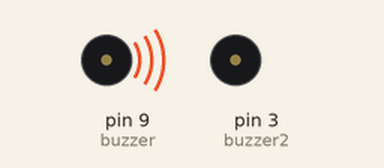
The sketch below on a simulated Arduino Uno, built with avr-gcc and run on an emulated ATmega328P. On the bench: buzzer (waves = sounding, pin HIGH).

Above: at 0.2 s.
At 6.65 s:
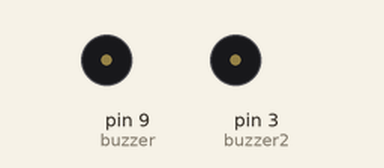
Timing chart, 0 to 10.8 s (numbered marks = the images above):
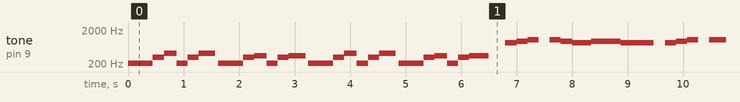

Measured:
- by itself, tone on pin 9 (buzzer): plays 208 Hz for 0.45 s, 311 Hz for 0.20 s, 415 Hz for 0.23 s, 208 Hz for 0.20 s, 311 Hz for 0.20 s, 415 Hz for 0.30 s … (373 notes in this stretch)

The sketch:

linus_lucy.ino
```cpp
#define NOTE_B0 31
#define NOTE_C1 33
#define NOTE_CS1 35
#define NOTE_D1 37
#define NOTE_DS1 39
#define NOTE_E1 41
#define NOTE_F1 44
#define NOTE_FS1 46
#define NOTE_G1 49
#define NOTE_GS1 52
#define NOTE_A1 55
#define NOTE_AS1 58
#define NOTE_B1 62
#define NOTE_C2 65
#define NOTE_CS2 69
#define NOTE_D2 73
#define NOTE_DS2 78
#define NOTE_E2 82
#define NOTE_F2 87
#define NOTE_FS2 93
#define NOTE_G2 98
#define NOTE_GS2 104
#define NOTE_A2 110
#define NOTE_AS2 117
#define NOTE_B2 123
#define NOTE_C3 131
#define NOTE_CS3 139
#define NOTE_D3 147
#define NOTE_DS3 156
#define NOTE_E3 165
#define NOTE_F3 175
#define NOTE_FS3 185
#define NOTE_G3 196
#define NOTE_GS3 208
#define NOTE_A3 220
#define NOTE_AS3 233
#define NOTE_B3 247
#define NOTE_C4 262
#define NOTE_CS4 277
#define NOTE_D4 294
#define NOTE_DS4 311
#define NOTE_E4 330
#define NOTE_F4 349
#define NOTE_FS4 370
#define NOTE_G4 392
#define NOTE_GS4 415
#define NOTE_A4 440
#define NOTE_AS4 466
#define NOTE_B4 494
#define NOTE_C5 523
#define NOTE_CS5 554
#define NOTE_D5 587
#define NOTE_DS5 622
#define NOTE_E5 659
#define NOTE_F5 698
#define NOTE_FS5 740
#define NOTE_G5 784
#define NOTE_GS5 831
#define NOTE_A5 880
#define NOTE_AS5 932
#define NOTE_B5 988
#define NOTE_C6 1047
#define NOTE_CS6 1109
#define NOTE_D6 1175
#define NOTE_DS6 1245
#define NOTE_E6 1319
#define NOTE_F6 1397
#define NOTE_FS6 1480
#define NOTE_G6 1568
#define NOTE_GS6 1661
#define NOTE_A6 1760
#define NOTE_AS6 1865
#define NOTE_B6 1976
#define NOTE_C7 2093
#define NOTE_CS7 2217
#define NOTE_D7 2349
#define NOTE_DS7 2489
#define NOTE_E7 2637
#define NOTE_F7 2794
#define NOTE_FS7 2960
#define NOTE_G7 3136
#define NOTE_GS7 3322
#define NOTE_A7 3520
#define NOTE_AS7 3729
#define NOTE_B7 3951
#define NOTE_C8 4186
#define NOTE_CS8 4435
#define NOTE_D8 4699
#define NOTE_DS8 4978
int buzzer = 9;
int buzzer2 = 3;
void setup()
{
	pinMode(buzzer, OUTPUT);
	pinMode(buzzer2, OUTPUT);
}

void loop()
{
	// baritone intro:
	tone(buzzer, NOTE_GS3);
	delay(450);
	tone(buzzer, NOTE_DS4);
	delay(200);
	tone(buzzer, NOTE_GS4);
	delay(225);
	tone(buzzer, NOTE_GS3);
	delay(200);
	tone(buzzer, NOTE_DS4);
	delay(200);
	tone(buzzer, NOTE_GS4);
	delay(300);
	noTone(buzzer);
	delay(50);
	tone(buzzer, NOTE_GS3);
	delay(450);
	tone(buzzer, NOTE_DS4);
	delay(200);
	tone(buzzer, NOTE_F4);
	delay(225);
	tone(buzzer, NOTE_GS3);
	delay(200);
	tone(buzzer, NOTE_DS4);
	delay(200);
	tone(buzzer, NOTE_F4);
	delay(300);
	noTone(buzzer);
	delay(50);
	tone(buzzer, NOTE_GS3);
	delay(450);
	tone(buzzer, NOTE_DS4);
	delay(200);
	tone(buzzer, NOTE_GS4);
	delay(225);
	tone(buzzer, NOTE_GS3);
	delay(200);
	tone(buzzer, NOTE_DS4);
	delay(200);
	tone(buzzer, NOTE_GS4);
	delay(300);
	noTone(buzzer);
	delay(50);
	tone(buzzer, NOTE_GS3);
	delay(450);
	tone(buzzer, NOTE_DS4);
	delay(200);
	tone(buzzer, NOTE_F4);
	delay(225);
	tone(buzzer, NOTE_GS3);
	delay(200);
	tone(buzzer, NOTE_DS4);
	delay(200);
	tone(buzzer, NOTE_F4);
	delay(350);
		noTone(buzzer);
	delay(300);
	// giddy tune:
	tone(buzzer, NOTE_GS5);
	delay(200);
	tone(buzzer, NOTE_AS5);
	delay(200);
	tone(buzzer, NOTE_C6);
	delay(200);
	noTone(buzzer);
	delay(200);
	tone(buzzer, NOTE_C6);
	delay(200);
	tone(buzzer, NOTE_AS5);
	delay(200);
	tone(buzzer, NOTE_GS5);
	delay(350);
	// --------
	tone(buzzer, NOTE_AS5);
	delay(525);
	tone(buzzer, NOTE_GS5);
	delay(600);
	noTone(buzzer);
	delay(200);
	tone(buzzer, NOTE_GS5);
	delay(200);
	tone(buzzer, NOTE_AS5);
	delay(200);
	tone(buzzer, NOTE_C6);
	delay(200);
	noTone(buzzer);
	delay(200);
	tone(buzzer, NOTE_C6);
	delay(1000);
	noTone(buzzer);
	delay(300);
	// repeat whole pattern with slight change:
	tone(buzzer, NOTE_GS5);
	delay(200);
	tone(buzzer, NOTE_AS5);
	delay(200);
	tone(buzzer, NOTE_C6);
	delay(200);
	noTone(buzzer);
	delay(200);
	tone(buzzer, NOTE_C6);
	delay(200);
	tone(buzzer, NOTE_AS5);
	delay(200);
	tone(buzzer, NOTE_GS5);
	delay(350);
	// --------
	tone(buzzer, NOTE_AS5);
	delay(525);
	tone(buzzer, NOTE_GS5);
	delay(600);
	noTone(buzzer);
	delay(200);
	tone(buzzer, NOTE_GS5);
	delay(500);
	tone(buzzer, NOTE_AS5);
	delay(150);
	noTone(buzzer);
	delay(100);
	tone(buzzer, NOTE_AS5);
	delay(875);
	noTone(buzzer);
	delay(300);
}
```
